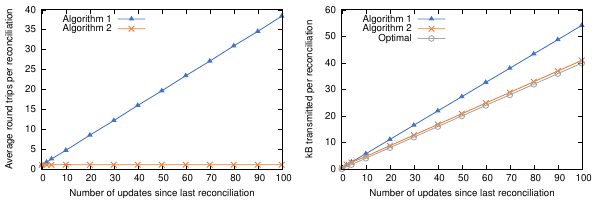

The script that saved this image:
# To reproduce the plots, run:
# node evaluation.js > evaluation.data
# gnuplot plots.gnuplot

set terminal postscript eps size 6,2 enhanced color
set output '| ps2pdf -dEPSCrop - plots.pdf'
set multiplot layout 1,2
set key left top
set style line 1 linewidth 2.5 linecolor rgb '#4472C4' pointsize 1.3 pointtype 9
set style line 2 linewidth 2.5 linecolor rgb '#ED7D31' pointsize 1.3 pointtype 2
set style line 3 linewidth 2.5 linecolor rgb '#A5A5A5' pointsize 1.3 pointtype 6


set xlabel 'Number of updates since last reconciliation'
set ylabel 'Average round trips per reconciliation'
plot 'evaluation.data' using 1:5 with linespoints linestyle 1 title 'Algorithm 1', \
     'evaluation.data' using 1:8 with linespoints linestyle 2 title 'Algorithm 2'

set xlabel 'Number of updates since last reconciliation'
set ylabel 'kB transmitted per reconciliation'
plot 'evaluation.data' using 1:3 with linespoints linestyle 1 title 'Algorithm 1', \
     'evaluation.data' using 1:6 with linespoints linestyle 2 title 'Algorithm 2', \
     'evaluation.data' using 1:2 with linespoints linestyle 3 title 'Optimal'
